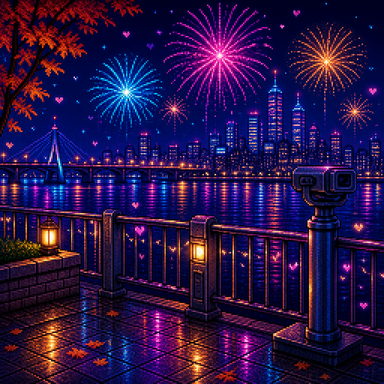
#> input picture Assets/00.Work/KDS/05.Asset/City_Modern/Act3_Fireworks/Act3_PhotoStill_BridgeView.png, 384 x 384 px, found by its file name
$ python upgrade_bridge_view_subject.py
#> lines starting #> are read from the running program, lines starting #| are printed output that depends on the picture
#> in main, still is the input picture: PIL image 384x384 RGBA; mean R, G, B, A 40.2, 19.2, 71.6, 255
#| still (384, 384) 355466
"""BridgeView subject — Act3 고퀄 스틸을 베이스로 4프레임 애니메이션 시트 제작.
셀 96x64 · Stage2/Act2 스틸과 동일 밀도.
"""
from PIL import Image, ImageEnhance, ImageChops, ImageFilter
import os

OUT = r"C:\Github\260702_FollowMe\Assets\00.Work\KDS\05.Asset\City_Modern\Act3_Fireworks"
STILL = os.path.join(OUT, "Act3_PhotoStill_BridgeView.png")
DEST = os.path.join(OUT, "Act3_PhotoSubject_BridgeView_96x64.png")
CELL_W, CELL_H = 96, 64
CLR = (0, 0, 0, 0)

# 애니메이션용 점광 (불꽃/랜턴/하트)
SPARKS = [
    # (x, y, r,g,b) in cell coords — 프레임마다 위상만 바뀜
    (22, 10, 255, 96, 180),
    (48, 6, 255, 210, 90),
    (70, 8, 90, 230, 255),
    (35, 14, 180, 100, 255),
    (60, 12, 255, 140, 60),
    (18, 28, 255, 210, 110),  # lantern
    (78, 28, 255, 210, 110),
]


def crop_focus(img: Image.Image) -> Image.Image:
    """스틸에서 다리 난간·불꽃 구도가 살아있게 중앙-하단 크롭."""
    w, h = img.size
#> w = 384; h = 384
    # 16:9 스틸 → 3:2에 가깝게 가로 중심 + 약간 하단
    side = min(w, int(h * 1.5))
#> side = 384
    left = (w - side) // 2
#> left = 0
    top = max(0, (h - int(side * CELL_H / CELL_W)) // 2 - h // 20)
#> top = 45
    box_h = int(side * CELL_H / CELL_W)
#> box_h = 256
    top = min(top, h - box_h)
    crop = img.crop((left, top, left + side, top + box_h))
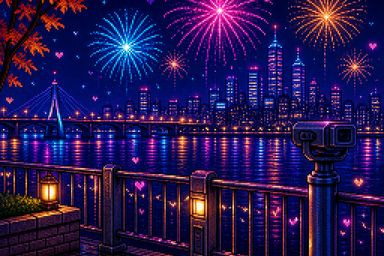
#> crop: PIL image 384x256 RGBA; mean R, G, B, A 38.2, 21.9, 81.8, 255; transparent parts drawn white
    return crop.resize((CELL_W, CELL_H), Image.Resampling.LANCZOS)


def to_pixel(img: Image.Image) -> Image.Image:
    """살짝 도트 느낌 — 중간 해상도에서 팔레트 정리 후 업."""
    # 다운→업으로 픽셀 클러스터감
    small = img.resize((CELL_W // 2 * 2, CELL_H // 2 * 2), Image.Resampling.BILINEAR)  # noop safety
    # 실제: 72x48로 줄였다가 니어스트로 복원하면 너무 뭉개짐 → 대신 샤프닝
    out = img.convert("RGBA")
    out = ImageEnhance.Color(out).enhance(1.15)
    out = ImageEnhance.Contrast(out).enhance(1.08)
    out = ImageEnhance.Sharpness(out).enhance(1.6)
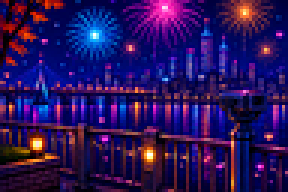
#> out: PIL image 96x64 RGBA (shown 3 times larger); mean R, G, B, A 41.7, 18.8, 92.1, 254.9; transparent parts drawn white
    return out


def put_spark(layer: Image.Image, x, y, rgb, bright=1.0):
    r, g, b = rgb
    a = int(220 * bright)
    c = (r, g, b, a)
    w = (255, 255, 255, int(200 * bright))
    px = layer.load()
    for dx, dy, col in (
        (0, 0, w),
        (1, 0, c),
        (-1, 0, c),
        (0, 1, c),
        (0, -1, c),
        (1, -1, (r, g, b, int(120 * bright))),
        (-1, 1, (r, g, b, int(120 * bright))),
    ):
        xx, yy = x + dx, y + dy
        if 0 <= xx < CELL_W and 0 <= yy < CELL_H:
            px[xx, yy] = col


def make_frame(base: Image.Image, frame: int) -> Image.Image:
#> called with frame = 0
    bob = [0, -1, -2, -1][frame % 4]
    # 프레임 보빙: 세로 1~2px
    canvas = Image.new("RGBA", (CELL_W, CELL_H), CLR)
#> canvas: PIL image 96x64 RGBA; every value is 0
    canvas.paste(base, (0, bob))
    if bob < 0:
        # 빈 하단을 베이스 하단으로 채움
        strip = base.crop((0, CELL_H + bob, CELL_W, CELL_H))
        canvas.paste(strip, (0, CELL_H + bob))

    fx = Image.new("RGBA", (CELL_W, CELL_H), CLR)
    for i, (x, y, r, g, b) in enumerate(SPARKS):
        phase = (frame + i) % 4
        if phase == 3 and i % 2 == 0:
            continue  # 깜빡임
        yy = y + [0, -1, -2, -1][phase]
        bright = [0.7, 1.0, 1.15, 0.85][phase]
        put_spark(fx, x + (1 if phase == 2 else 0), yy, (r, g, b), bright)
        # 반사 점
        if y < 30:
            put_spark(fx, x, min(CELL_H - 3, 50 + (i % 5) + phase), (r, g, b), bright * 0.45)
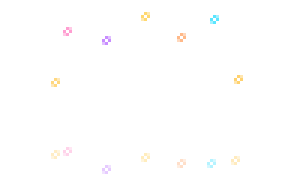
#> fx: PIL image 96x64 RGBA (shown 3 times larger); mean R, G, B, A 3.6, 2.9, 2.7, 2; transparent parts drawn white

    # 하트 파티클
    hearts = [(40, 16), (55, 9), (68, 18)]
    for i, (hx, hy) in enumerate(hearts):
        if (frame + i) % 4 == 3:
            continue
        put_spark(fx, hx, hy - (frame % 2), (255, 96, 180), 0.9)

    return Image.alpha_composite(canvas.convert("RGBA"), fx)


def main():
    still = Image.open(STILL).convert("RGBA")
    print("still", still.size, os.path.getsize(STILL))
    base = to_pixel(crop_focus(still))
    tiles = [make_frame(base, f) for f in range(4)]
#> call 2 of make_frame, with frame = 1
#> in make_frame (call 2), `bob = [0, -1, -2, -1][frame % 4]`: bob = -1
#> in make_frame (call 2), `return Image.alpha_composite(canvas.convert("RGBA"), fx)`:
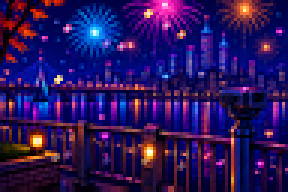
#> returned value: PIL image 96x64 RGBA (shown 3 times larger); mean R, G, B, A 42.5, 19.9, 92, 254.9; transparent parts drawn white
#> call 3 of make_frame, with frame = 2
#> in make_frame (call 3), `bob = [0, -1, -2, -1][frame % 4]`: bob = -2
#> in make_frame (call 3), `canvas.paste(strip, (0, CELL_H + bob))`:
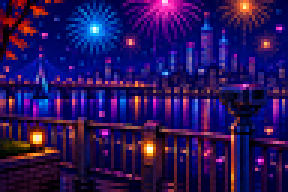
#> canvas: PIL image 96x64 RGBA (shown 3 times larger); mean R, G, B, A 40.4, 18.7, 91.2, 254.9; transparent parts drawn white
#> call 4 of make_frame, with frame = 3
#> in make_frame (call 4), `bob = [0, -1, -2, -1][frame % 4]`: bob = -1
#> in make_frame (call 4), `return Image.alpha_composite(canvas.convert("RGBA"), fx)`:
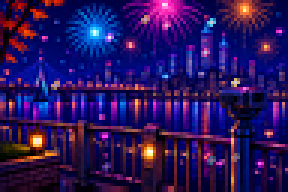
#> returned value: PIL image 96x64 RGBA (shown 3 times larger); mean R, G, B, A 42.3, 19.9, 92.1, 254.9; transparent parts drawn white
#> tiles = 4 items
    sheet = Image.new("RGBA", (CELL_W * 4, CELL_H), CLR)
#> sheet: PIL image 384x64 RGBA; every value is 0
    for i, t in enumerate(tiles):
        sheet.paste(t, (i * CELL_W, 0))
#> this loop made 4 passes
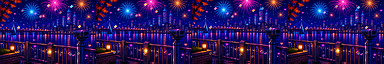
#> sheet: PIL image 384x64 RGBA; mean R, G, B, A 42.7, 20.1, 92.2, 254.9; transparent parts drawn white
    sheet.save(DEST, optimize=True)
    print("saved", DEST, sheet.size, os.path.getsize(DEST))
#| saved C:\Github\260702_FollowMe\Assets\00.Work\KDS\05.Asset\City_Modern\Act3_Fireworks/Act3_PhotoSubject_BridgeView_96x64.png (384, 64) 23715


if __name__ == "__main__":
    main()

$ run again, with Assets/00.Work/KDS/05.Asset/City_Modern/Act3_Fireworks/Act3_BG_CitySkyline.png copied over Assets/00.Work/KDS/05.Asset/City_Modern/Act3_Fireworks/Act3_PhotoStill_BridgeView.png
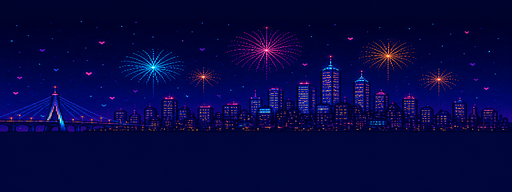
#> input picture Assets/00.Work/KDS/05.Asset/City_Modern/Act3_Fireworks/Act3_BG_CitySkyline.png, 512 x 192 px, found by its file name
#> in main, still is the input picture: PIL image 512x192 RGBA; mean R, G, B, A 5.6, 7.2, 68.1, 255
#| still (512, 192) 133134
#> bob = -1
#> in make_frame (call 4), `return Image.alpha_composite(canvas.convert("RGBA"), fx)`:
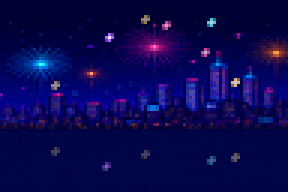
#> returned value: PIL image 96x64 RGBA (shown 3 times larger); mean R, G, B, A 8.9, 7.2, 81, 255
#> tiles = 4 items
#> the loop in main, `for i, t in enumerate(tiles):` made 4 passes
#> after the loop in main, `for i, t in enumerate(tiles):`:
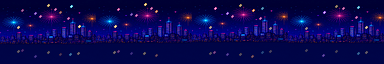
#> sheet: PIL image 384x64 RGBA; mean R, G, B, A 9.3, 7.4, 81, 255
#| saved C:\Github\260702_FollowMe\Assets\00.Work\KDS\05.Asset\City_Modern\Act3_Fireworks/Act3_PhotoSubject_BridgeView_96x64.png (384, 64) 15688

$ run again, with Assets/00.Work/KDS/05.Asset/City_Modern/Act3_Fireworks/Act3_BG_FestivalLights.png copied over Assets/00.Work/KDS/05.Asset/City_Modern/Act3_Fireworks/Act3_PhotoStill_BridgeView.png
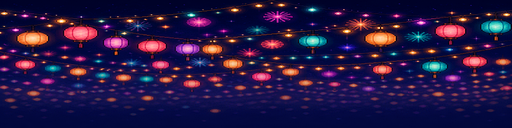
#> input picture Assets/00.Work/KDS/05.Asset/City_Modern/Act3_Fireworks/Act3_BG_FestivalLights.png, 512 x 128 px, found by its file name
#> in main, still is the input picture: PIL image 512x128 RGBA; mean R, G, B, A 36.6, 23, 69.3, 255
#| still (512, 128) 128455
#> tiles = 4 items
#> the loop in main, `for i, t in enumerate(tiles):` made 4 passes
#> after the loop in main, `for i, t in enumerate(tiles):`:
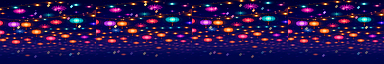
#> sheet: PIL image 384x64 RGBA; mean R, G, B, A 37.8, 20.3, 78.8, 255
#| saved C:\Github\260702_FollowMe\Assets\00.Work\KDS\05.Asset\City_Modern\Act3_Fireworks/Act3_PhotoSubject_BridgeView_96x64.png (384, 64) 21701
